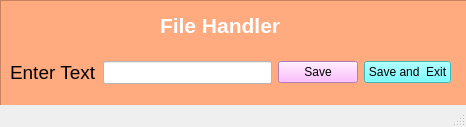
<?xml version="1.0" encoding="UTF-8"?>
<ui version="4.0">
 <class>MainWindow</class>
 <widget class="QMainWindow" name="MainWindow">
  <property name="geometry">
   <rect>
    <x>0</x>
    <y>0</y>
    <width>466</width>
    <height>127</height>
   </rect>
  </property>
  <property name="windowTitle">
   <string>MainWindow</string>
  </property>
  <widget class="QWidget" name="centralwidget">
   <widget class="QFrame" name="frame">
    <property name="geometry">
     <rect>
      <x>0</x>
      <y>0</y>
      <width>501</width>
      <height>371</height>
     </rect>
    </property>
    <property name="styleSheet">
     <string notr="true">background-color: rgb(255, 170, 127);</string>
    </property>
    <property name="frameShape">
     <enum>QFrame::StyledPanel</enum>
    </property>
    <property name="frameShadow">
     <enum>QFrame::Raised</enum>
    </property>
    <widget class="QLabel" name="label">
     <property name="geometry">
      <rect>
       <x>160</x>
       <y>10</y>
       <width>151</width>
       <height>31</height>
      </rect>
     </property>
     <property name="font">
      <font>
       <pointsize>16</pointsize>
       <weight>75</weight>
       <bold>true</bold>
      </font>
     </property>
     <property name="styleSheet">
      <string notr="true">color: rgb(255, 255, 255);</string>
     </property>
     <property name="text">
      <string>File Handler</string>
     </property>
    </widget>
    <widget class="QWidget" name="layoutWidget">
     <property name="geometry">
      <rect>
       <x>10</x>
       <y>60</y>
       <width>441</width>
       <height>25</height>
      </rect>
     </property>
     <layout class="QGridLayout" name="gridLayout">
      <item row="0" column="0">
       <widget class="QLabel" name="label_2">
        <property name="font">
         <font>
          <pointsize>14</pointsize>
         </font>
        </property>
        <property name="text">
         <string>Enter Text</string>
        </property>
       </widget>
      </item>
      <item row="0" column="1">
       <widget class="QLineEdit" name="lineEdit">
        <property name="font">
         <font>
          <pointsize>10</pointsize>
          <weight>75</weight>
          <bold>true</bold>
         </font>
        </property>
        <property name="styleSheet">
         <string notr="true">background-color: rgb(255, 255, 255);
color: rgb(85, 0, 0);</string>
        </property>
       </widget>
      </item>
      <item row="0" column="2">
       <widget class="QPushButton" name="pushButton">
        <property name="styleSheet">
         <string notr="true">background-color: rgb(255, 170, 255);</string>
        </property>
        <property name="text">
         <string>Save</string>
        </property>
       </widget>
      </item>
      <item row="0" column="3">
       <widget class="QPushButton" name="pushButton_2">
        <property name="styleSheet">
         <string notr="true">background-color: rgb(85, 255, 255);</string>
        </property>
        <property name="text">
         <string>Save and  Exit</string>
        </property>
       </widget>
      </item>
     </layout>
    </widget>
   </widget>
  </widget>
  <widget class="QStatusBar" name="statusbar"/>
 </widget>
 <resources/>
 <connections/>
</ui>
